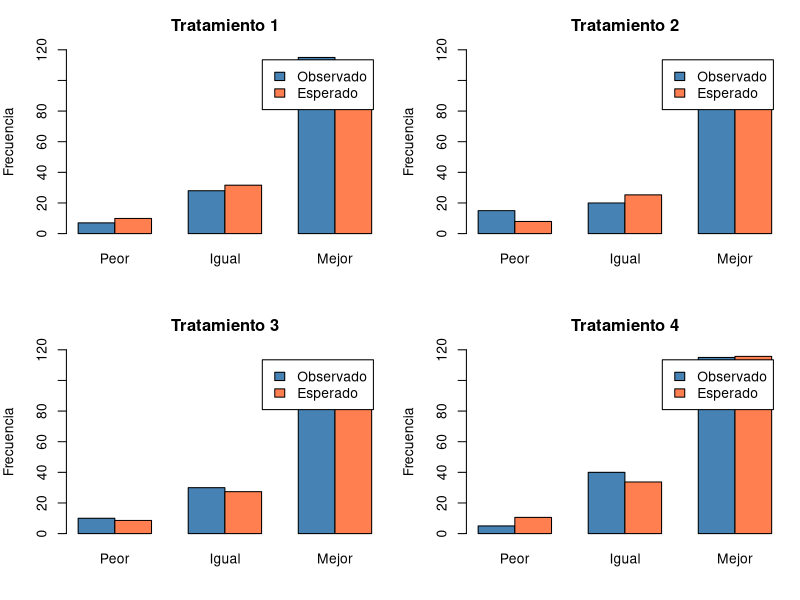
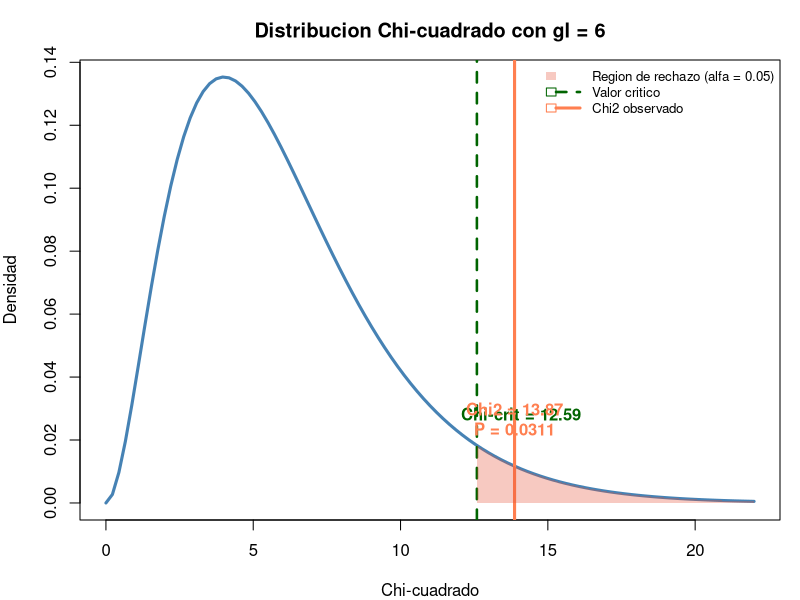
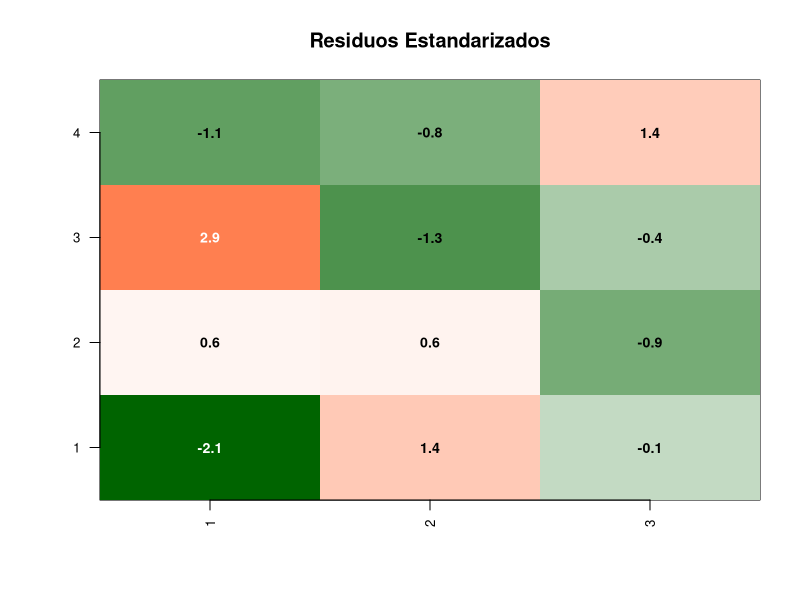
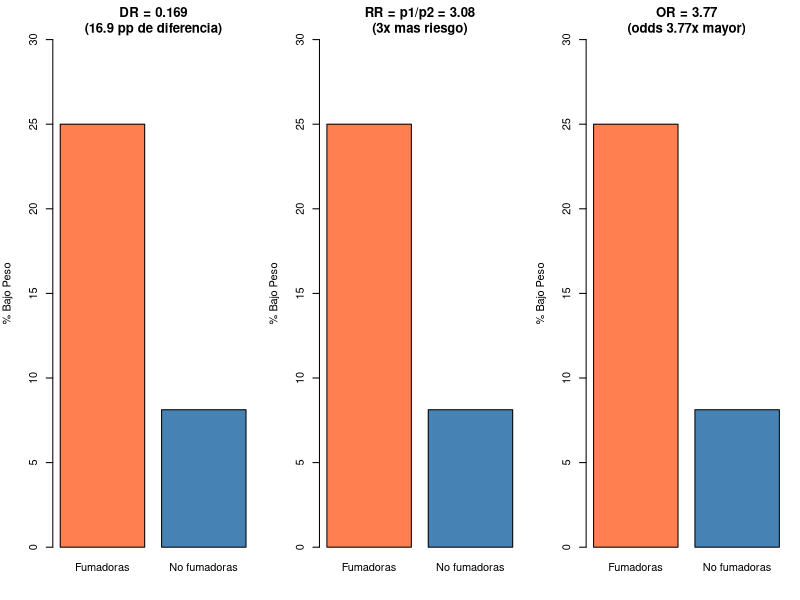
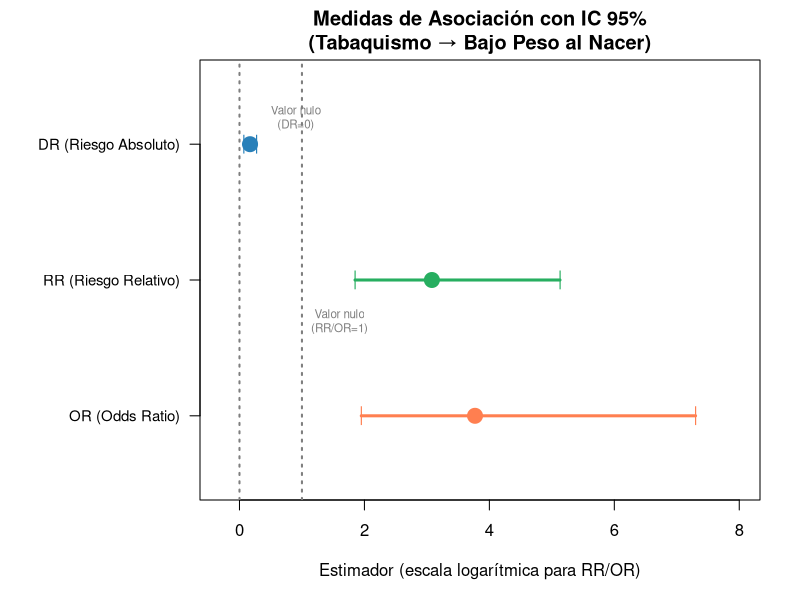
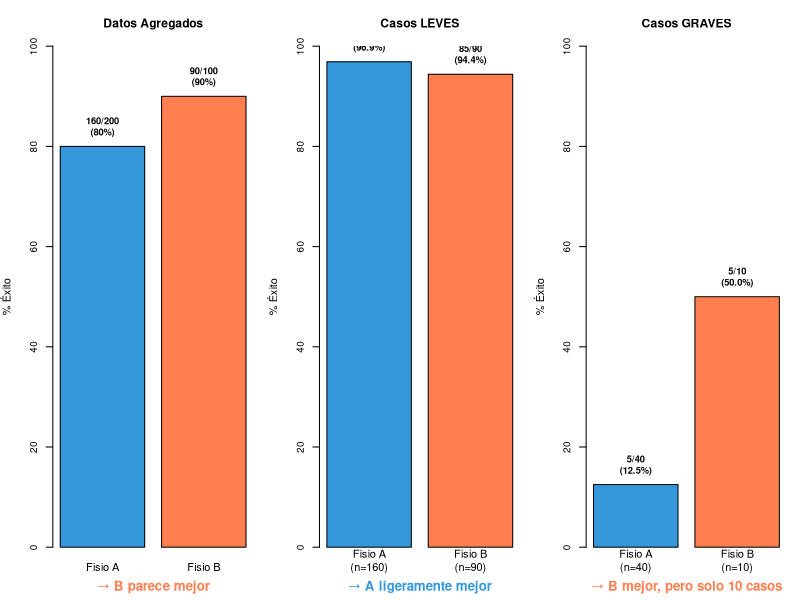
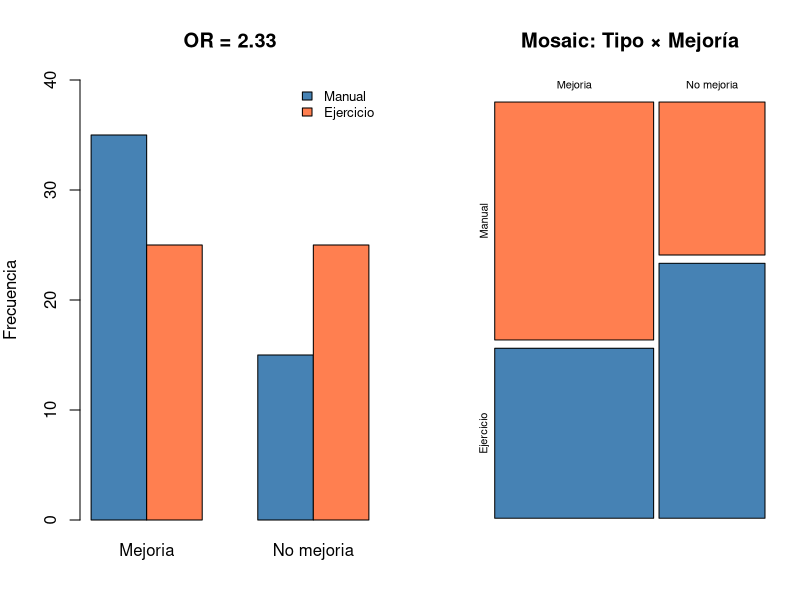

The R script that drew these images, in order:
## ---- chunk 1
trat <- matrix(c(7,28,115,15,20,85,10,30,90,5,40,115), nrow=4, byrow=TRUE)
round(chisq.test(trat)$expected, 2)
## ---- chunk 2
#| fig-height: 5
O <- matrix(c(7,28,115, 15,20,85, 10,30,90, 5,40,115), nrow=4, byrow=TRUE)
E <- matrix(c(9.91,31.61,108.48, 7.93,25.28,86.79, 8.59,27.39,94.02, 10.57,33.72,115.71), nrow=4, byrow=TRUE)

par(mfrow=c(2,2), mar=c(4,4,3,1))
for(i in 1:4){
  barplot(rbind(O[i,], E[i,]), beside=TRUE, names=c("Peor","Igual","Mejor"),
          col=c("steelblue","coral"), main=paste("Tratamiento",i),
          ylab="Frecuencia", ylim=c(0,120), legend=c("Observado","Esperado"))
}
par(mfrow=c(1,1))
## ---- chunk 3
chi <- chisq.test(trat)
cat("χ²exp =", round(chi$statistic,2), "| gl =", chi$parameter,
    "| P =", round(chi$p.value,4))
## ---- chunk 4
#| fig-height: 5
gl <- 6
chi_exp <- 13.87
chi_crit <- qchisq(0.95, gl)
p_val <- round(1 - pchisq(chi_exp, gl), 4)

curve(dchisq(x, gl), 0, 22, lwd = 3, col = "steelblue",
      main = "Distribucion Chi-cuadrado con gl = 6",
      xlab = "Chi-cuadrado", ylab = "Densidad")
abline(v = chi_crit, col = "darkgreen", lwd = 2.5, lty = 2)
abline(v = chi_exp, col = "coral", lwd = 3)
# Region de rechazo
xr <- seq(chi_crit, 22, 0.01)
yr <- dchisq(xr, gl)
polygon(c(xr, rev(xr)), c(yr, rep(0, length(yr))),
        col = rgb(0.9, 0.3, 0.2, 0.3), border = NA)
# Etiquetas
text(chi_crit + 1.5, dchisq(chi_crit, gl) + 0.01,
     "Chi-crit = 12.59", col = "darkgreen", font = 2)
text(chi_exp, dchisq(chi_exp, gl) + 0.015,
     paste0("Chi2 = ", chi_exp, "\nP = ", p_val), col = "coral", font = 2)
legend("topright", c("Region de rechazo (alfa = 0.05)", "Valor critico", "Chi2 observado"),
       fill = c(rgb(0.9, 0.3, 0.2, 0.3), NA, NA),
       border = c(NA, "darkgreen", "coral"),
       lty = c(NA, 2, 1), lwd = c(NA, 2.5, 3),
       col = c(NA, "darkgreen", "coral"), bty = "n", cex = 0.8)
## ---- chunk 5
chi <- chisq.test(trat)
round(chi$stdres, 2)
# Visualización: heatmap de residuos
par(mfrow=c(1,1), mar=c(5,5,4,2))
sr <- chi$stdres
# Invertir filas para que coincida con el orden visual
image(1:ncol(sr), 1:nrow(sr), t(sr[nrow(sr):1,]),
      col=colorRampPalette(c("darkgreen","white","coral"))(100),
      main="Residuos Estandarizados", xlab="", ylab="", xaxt="n", yaxt="n")
axis(1, at=1:ncol(sr), labels=colnames(sr), las=2, cex.axis=0.8)
axis(2, at=nrow(sr):1, labels=rownames(sr), las=2, cex.axis=0.8)
for(i in 1:nrow(sr))
  for(j in 1:ncol(sr))
    text(j, nrow(sr)-i+1, round(sr[i,j],1), 
         col=ifelse(abs(sr[i,j])>2,"white","black"), font=2, cex=0.85)

## ---- chunk 6
tumor <- matrix(c(23,9,6,21,4,3,34,24,17), nrow=3, byrow=TRUE)
chi2 <- chisq.test(tumor)
cat("χ²exp =", round(chi2$statistic,2), "| gl =", chi2$parameter,
    "| P =", round(chi2$p.value,4))
# χ²exp = 7.64, gl = 4, P = 0.106 → No significativo (pero hay indicios)
## ---- chunk 7
tabla <- matrix(c(20,26,60,294), nrow=2)
chi <- chisq.test(tabla, correct=TRUE)
cat("χ²exp =", round(chi$statistic,2), "| P =", format(chi$p.value, digits=4))
## ---- chunk 8
#| fig-height: 4.5
par(mfrow=c(1,3), mar=c(4,4,3,1))
# DR
p1<-20/80; p2<-26/320
barplot(c(p1,p2)*100, names=c("Fumadoras","No fumadoras"), col=c("coral","steelblue"),
        main=paste0("DR = ",round(p1-p2,3),"\n(",round((p1-p2)*100,1)," pp de diferencia)"),
        ylab="% Bajo Peso", ylim=c(0,30))
# RR = 3.08
barplot(c(p1,p2)*100, names=c("Fumadoras","No fumadoras"), col=c("coral","steelblue"),
        main=paste0("RR = p1/p2 = ",round(p1/p2,2),"\n(3x mas riesgo)"),
        ylab="% Bajo Peso", ylim=c(0,30))
# OR = 3.77
barplot(c(p1,p2)*100, names=c("Fumadoras","No fumadoras"), col=c("coral","steelblue"),
        main=paste0("OR = ",round((20*294)/(26*60),2),"\n(odds 3.77x mayor)"),
        ylab="% Bajo Peso", ylim=c(0,30))
par(mfrow=c(1,1))
## ---- chunk 9
O11<-20; O12<-26; O21<-60; O22<-294; C1<-80; C2<-320
d  <- O11/C1 - O12/C2
R  <- (O11/C1) / (O12/C2)
O  <- (O11*O22)/(O12*O21)
cat("Riesgo Absoluto d =", round(d,3),
    "\nRiesgo Relativo R =", round(R,3),
    "\nOdds Ratio      O =", round(O,3))
## ---- chunk 10
#| fig-height: 4.5
# Forest plot de las medidas de asociación con IC 95%
medidas <- c("DR (Riesgo Absoluto)", "RR (Riesgo Relativo)", "OR (Odds Ratio)")
estimador <- c(0.169, 3.08, 3.77)
ic_inf <- c(0.067, 1.85, 1.95)
ic_sup <- c(0.271, 5.13, 7.30)
valor_nulo <- c(0, 1, 1)
colores <- c("#2980b9", "#27ae60", "coral")

par(mar = c(5, 10, 3, 2))
plot(estimador, 3:1, pch = 19, cex = 2, col = colores,
     xlim = c(-0.3, 8), ylim = c(0.5, 3.5), yaxt = "n",
     xlab = "Estimador (escala logarítmica para RR/OR)", ylab = "",
     main = "Medidas de Asociación con IC 95%\n(Tabaquismo → Bajo Peso al Nacer)",
     log = "")
axis(2, at = 3:1, labels = medidas, las = 1, cex.axis = 0.9)
# Intervalos de confianza
for(i in 1:3) {
  lines(c(ic_inf[i], ic_sup[i]), c(3-i+1, 3-i+1), lwd = 3, col = colores[i])
  points(ic_inf[i], 3-i+1, pch = "|", cex = 1.2, col = colores[i])
  points(ic_sup[i], 3-i+1, pch = "|", cex = 1.2, col = colores[i])
}
# Líneas de valor nulo
abline(v = 0, lty = 3, col = "grey50", lwd = 2)
text(0.9, 3.2, "Valor nulo\n(DR=0)", col = "grey50", cex = 0.7)
abline(v = 1, lty = 3, col = "grey50", lwd = 2)
text(1.6, 1.7, "Valor nulo\n(RR/OR=1)", col = "grey50", cex = 0.7)
## ---- chunk 11
n12<-15; n21<-31
z_exp <- (abs(n12-n21)-0.5)/sqrt(n12+n21)
P <- 2*(1-pnorm(z_exp))
cat("zexp =", round(z_exp,3), "| P =", round(P,4))
## ---- chunk 12
n<-166; n12<-15; n21<-31; z_a<-qnorm(0.975)
d <- (n12-n21)/n
se <- sqrt((n12+n21) - (n12-n21)^2/n) / n
IC <- c(d - z_a*se, d + z_a*se)
cat("Diferencia =", round(d,4), "| IC95% = (", round(IC[1],4), ",", round(IC[2],4), ")")
## ---- chunk 13
matriz <- matrix(c(8, 2, 3, 7), nrow=2, byrow=TRUE)
rownames(matriz) <- c("Terapia", "Control")
colnames(matriz) <- c("Mejoría", "No mejoría")
# Chi-cuadrado: frecuencias esperadas
cat("Frecuencias esperadas:\n"); print(round(chisq.test(matriz)$expected, 1))
# Fisher exact test
fisher.test(matriz)
## ---- chunk 14
p1 <- 0.60; p2 <- 0.36
DR <- p1 - p2
NNT <- 1 / abs(DR)
cat("DR =", round(DR, 3), "\nNNT =", round(NNT, 1),
    "\n→ Necesitas tratar", ceiling(NNT), "pacientes con electroterapia",
    "\n  para que 1 adicional mejore respecto a ejercicio solo")
## ---- chunk 15
#| fig-height: 5.5
par(mfrow = c(1, 3), mar = c(4, 4, 3.5, 1))

# --- Datos ---
# Agregado: A: 160/200 = 80%, B: 90/100 = 90%
# Estratificado por gravedad:
# Leves:  A = 155/160 (96.9%), B = 85/90 (94.4%)
# Graves: A =   5/40  (12.5%), B =  5/10 (50.0%)

# Panel 1: Datos agregados
bp1 <- barplot(c(80, 90), names = c("Fisio A", "Fisio B"),
               col = c("#3498db", "coral"), ylim = c(0, 100),
               main = "Datos Agregados", ylab = "% Éxito",
               cex.main = 1.1, cex.axis = 0.9)
text(bp1, c(80, 90) + 4, labels = c("160/200\n(80%)", "90/100\n(90%)"),
     cex = 0.85, font = 2)
mtext("→ B parece mejor", side = 1, line = 2.5, cex = 0.8, col = "coral", font = 2)

# Panel 2: Leves
bp2 <- barplot(c(96.9, 94.4), names = c("Fisio A\n(n=160)", "Fisio B\n(n=90)"),
               col = c("#3498db", "coral"), ylim = c(0, 100),
               main = "Casos LEVES", ylab = "% Éxito",
               cex.main = 1.1, cex.axis = 0.9)
text(bp2, c(96.9, 94.4) + 4, labels = c("155/160\n(96.9%)", "85/90\n(94.4%)"),
     cex = 0.85, font = 2)
mtext("→ A ligeramente mejor", side = 1, line = 2.5, cex = 0.8, col = "#3498db", font = 2)

# Panel 3: Graves
bp3 <- barplot(c(12.5, 50), names = c("Fisio A\n(n=40)", "Fisio B\n(n=10)"),
               col = c("#3498db", "coral"), ylim = c(0, 100),
               main = "Casos GRAVES", ylab = "% Éxito",
               cex.main = 1.1, cex.axis = 0.9)
text(bp3, c(12.5, 50) + 4, labels = c("5/40\n(12.5%)", "5/10\n(50.0%)"),
     cex = 0.85, font = 2)
mtext("→ B mejor, pero solo 10 casos", side = 1, line = 2.5, cex = 0.8, col = "coral", font = 2)
## ---- chunk 16
#| fig-height: 5.5
tabla <- matrix(c(35, 25, 15, 25), nrow=2,
                dimnames=list(c("Manual","Ejercicio"), c("Mejoria","No mejoria")))
chi <- chisq.test(tabla, correct=FALSE)
OR <- 35*25/(15*25)

par(mfrow=c(1,2), mar=c(4,4,4,1))
# Panel 1: Barras agrupadas
barplot(tabla, beside=TRUE, col=c("steelblue","coral"),
        main=paste0("OR = ", round(OR,2)), ylab="Frecuencia", ylim=c(0,40))
legend("topright", c("Manual","Ejercicio"), fill=c("steelblue","coral"), bty="n", cex=0.8)
# Panel 2: Mosaic
mosaicplot(t(tabla), main="Mosaic: Tipo × Mejoría", color=c("coral","steelblue"))
par(mfrow=c(1,1))

cat("OR =", round(OR,2), "χ² =", round(chi$statistic,2),
    "gl =", chi$parameter, "P =", round(chi$p.value,4))
